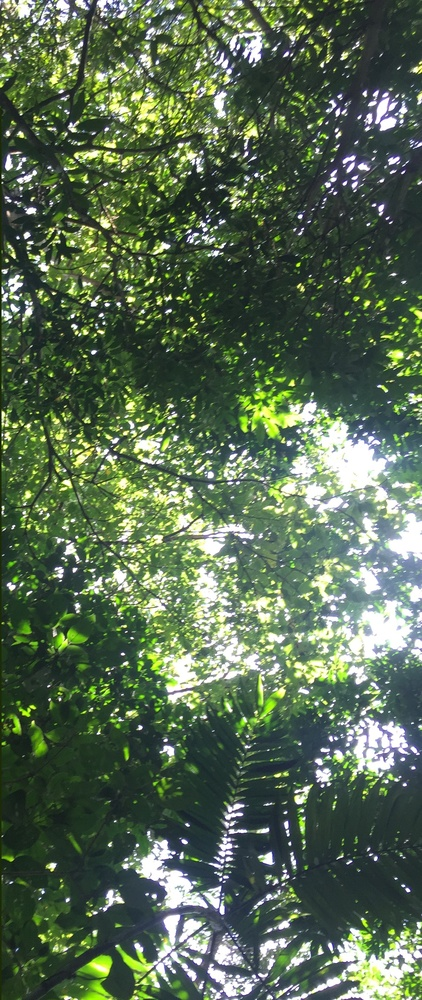
#> input picture test.jpeg, 422 x 1000 px, shrunk from 1377 x 3263 before the run
$ python Calculate.py
#> lines starting #> are read from the running program, lines starting #| are printed output that depends on the picture
#> in open_image, image is the input picture: PIL image 422x1000 RGB; mean R, G, B 87.4, 106.1, 82.4
#| (422, 1000) = 422000 total pixels.
'''
Created on Jul 17, 2018

@author: tevin
'''
#this module calculates the canopy coverage in the given picture:


from PIL import Image
from PIL import ImageFile
ImageFile.LOAD_TRUNCATED_IMAGES = True

def apply_filter(image, filter):
    '''
    Create and return a NEW image, based on a
    transform of each pixel in the given image using the given filter
    image is an open Image object
    filter is a function to apply to each pixel in image
    return new image, same size, to which filter has been applied to each pixel of image
    '''
    pixels = [ filter(p) for p in image.getdata() ]
#> pixels = 422000 items
    nim = Image.new("RGB",image.size)
#> nim: PIL image 422x1000 RGB; every value is 0
    nim.putdata(pixels)
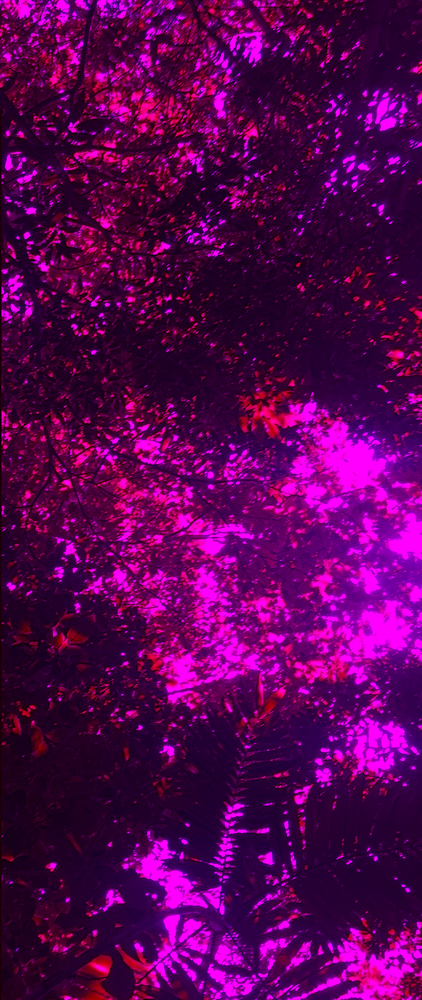
#> nim: PIL image 422x1000 RGB; mean R, G, B 87.4, 0, 82.4
    return nim

def load_and_go(fname,filterfunc):
    image = open_image(fname)
    nimage = apply_filter(image,filterfunc)
    image.show()
    nimage.show()
    '''
    processedImage.jpg is the name of the file
    the image is saved in. The first time you do
    this you may have to refresh to see it.
    '''
    nimage.save("processedImage.jpg")


def calculate(fname):
    #this function does the calculation
#> called with fname = 'test.jpeg'
    image = open_image(fname)
#| (422, 1000) = 422000 total pixels.
    print( [p for p in image.getdata()][:50])
#> (printed output is left out)
    pixels = [ canopyWhite(p) for p in image.getdata() ]
#> pixels = 422000 items
    canopypixels = pixels.count(1)
#> canopypixels = 34198
#     print(pixels)
    return canopypixels/len(pixels)

def canopyWhite(pixel):
    r,g,b = pixel
    str =""
    if r> 200:
        str += "y"
    if b>200:
        str += "es"
    if str == "yes":
        return 1
    else:
        return -1

def open_image(filename):
    '''
    opens the given image and converts it to RGB format
    returns a default image if the given one cannot be opened
    filename is the name of a PNG, JPG, or GIF image file
    '''
    image = Image.open(filename)
    if image == None:
        print("Specified input file " + filename + " cannot be opened.")
        return Image.new("RGB", (400, 400))
    else:
        print(str(image.size) + " = " + str(len(image.getdata())) + " total pixels.")
        return image.convert("RGB")

def greens(pixel):
    r,g,b = pixel
    return r,0,b

if __name__ == "__main__":
    ''' Change the name of the file and the function
        to apply to the file in the line below
    '''
    input_file = "test.jpeg"
    load_and_go(input_file, greens)
    print (calculate(input_file))
